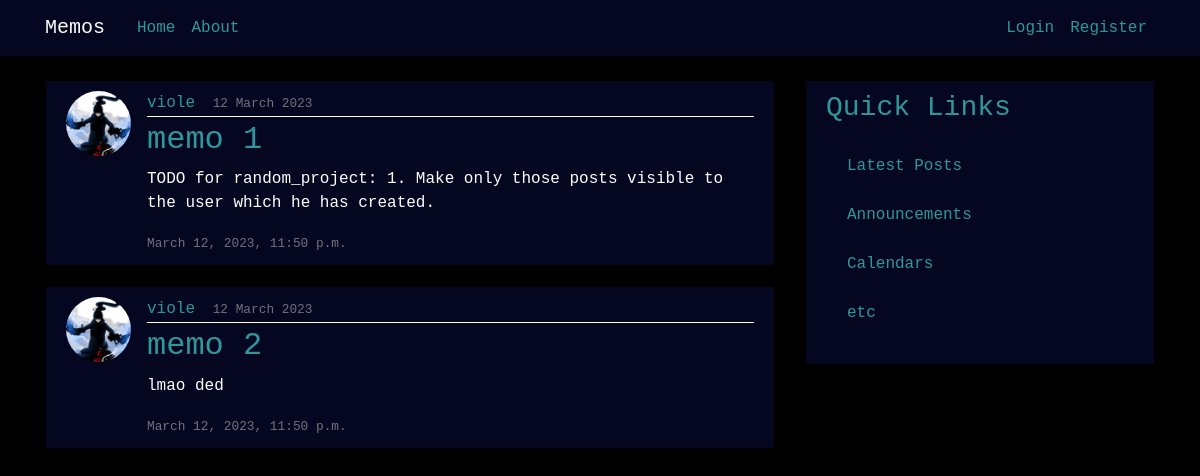
The page /memo/ on the database as committed earlier.
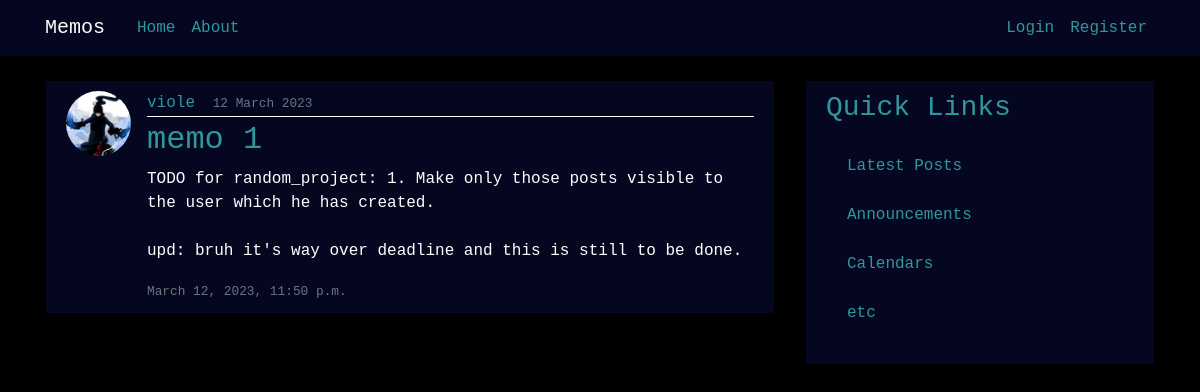
The same page on the database as committed later.
### memo/models.py (models this page shows, shortened)
class Post(models.Model):
    title = models.CharField(max_length=100)
    content = models.TextField()
    date_posted = models.DateTimeField(default=timezone.now)
    date_due = models.DateTimeField()
    author = models.ForeignKey(User, on_delete=models.CASCADE)

### users/models.py (models this page shows, shortened)
class Profile(models.Model):
    user = models.OneToOneField(User, on_delete=models.CASCADE)
    image = models.ImageField(default='default.jpg', upload_to='profile_pics')

### memo/views.py (the view)
# urls.py: path('', PostListView.as_view(), name='memo_home'),
class PostListView(ListView):
    model = Post
    template_name = 'memo/home.html' # <app>/<model>_<viewtype>.html
    context_object_name = 'posts'
    ordering = ['date_due']

### memo/templates/memo/home.html
{% extends "memo/base.html" %}
{% block content %}
    {% for post in posts %}
        <article class="media content-section">
            <img class="rounded-circle article-img" src="{{ post.author.profile.image.url }}">
            <div class="media-body">
            <div class="article-metadata">
                <a class="mr-2" href="#">{{ post.author }}</a>
                <small class="text-muted">{{ post.date_posted|date:"d F Y" }}</small>
            </div>
            <h2><a class="article-title" href="{% url 'post-detail' post.id %}">{{ post.title }}</a></h2>
            <p class="article-content">{{ post.content }}</p>
            <small class="text-muted">{{ post.date_due }}</small>
            </div>
        </article>
    {% endfor %}
{% endblock content %}

### memo/templates/memo/base.html (shortened to what this page needs)
{% load static %}
<!DOCTYPE html>
<html>
<head>
    <link rel="stylesheet" href="https://cdn.jsdelivr.net/npm/bootstrap@4.0.0/dist/css/bootstrap.min.css">
    <link rel="stylesheet" type="text/css" href="{% static 'memo/main.css' %}">
</head>
<body>
    <header class="site-header">
        <nav class="navbar navbar-expand-md navbar-dark bg-steel fixed-top">
          <div class="container">
            <a class="navbar-brand mr-4" href="{% url 'memo_home' %}">Memos</a>
            <div class="collapse navbar-collapse" id="navbarToggle">
              <div class="navbar-nav mr-auto">
                <a class="nav-item nav-link" href="{% url 'memo_home' %}">Home</a>
                <a class="nav-item nav-link" href="{% url 'memo_about' %}">About</a>
              </div>
              <div class="navbar-nav">
                {% if user.is_authenticated %}
                <a class="nav-item nav-link" href="{% url 'post-create' %}">New Memo</a>
                <a class="nav-item nav-link" href="{% url 'profile' %}">Profile</a>
                <a class="nav-item nav-link" href="{% url 'logout' %}">Logout</a>
                {% else %}
                  <a class="nav-item nav-link" href="{% url 'login' %}">Login</a>
                  <a class="nav-item nav-link" href="{% url 'register' %}">Register</a>
                {% endif %}
              </div>
            </div>
          </div>
        </nav>
    </header>
    <main role="main" class="container">
        <div class="row">
        <div class="col-md-8">
            {% block content %}{% endblock %}
        </div>
        <div class="col-md-4">
            <div class="content-section">
            <h3>Quick Links</h3>
            <p>
                <ul class="list-group">
                <li class="list-group-item">Latest Posts</li>
                <li class="list-group-item">Announcements</li>
                <li class="list-group-item">Calendars</li>
                <li class="list-group-item">etc</li>
                </ul>
            </p>
            </div>
        </div>
        </div>
    </main>
</body>
</html>

### memo/static/memo/main.css (style rules this page uses)
body { background: #000000; color: #ffffff; margin-top: 5rem; font-family: 'Courier New', Courier, monospace; }
h1, h2, h3, h4, h5, h6 { color: #2f979b; }
a { color: #2f979b; }
ul { margin: 0; background-color: #050720; color: #2f979b; }
.list-group-item { background-color: #050720; font-size: medium; }
.bg-steel { background-color: #050720; }
.site-header .navbar-nav .nav-link { color: #2f979b; }
.content-section { background: #050720; padding: 10px 20px; border: 1px solid #000000; border-radius: 3px; margin-bottom: 20px; }
.article-title { color: #2f979b; }
.article-content { white-space: pre-line; }
.article-img { height: 65px; width: 65px; margin-right: 16px; }
.article-metadata { padding-bottom: 1px; margin-bottom: 4px; border-bottom: 1px solid #ffffff }

Rows that differ between the two databases and show on the page:
removed Post: author.profile.image (picture), author "viole", date_posted "12 March 2023", title "memo 2", content "lmao ded", date_due "March 12, 2023, 11:50 p.m."
changed Post "memo 1": content "TODO for random_project: 1. Make only those posts visible to the user which he has created." → "TODO for random_project: 1. Make only those posts visible to the user which he has created. upd: bruh it's way over deadline and this is still to be done."
